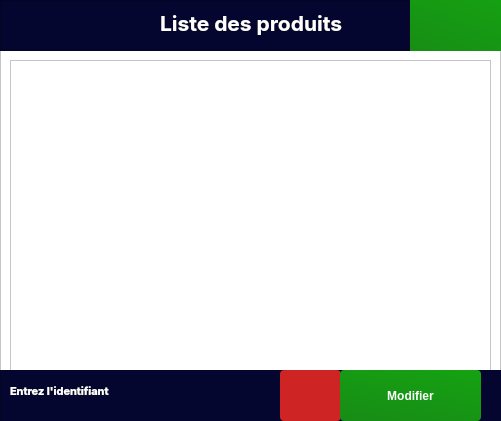
     <widget class="QFrame" name="frame_16">
      <property name="geometry">
       <rect>
        <x>490</x>
        <y>10</y>
        <width>501</width>
        <height>421</height>
       </rect>
      </property>
      <property name="styleSheet">
       <string notr="true">background:white</string>
      </property>
      <property name="frameShape">
       <enum>QFrame::StyledPanel</enum>
      </property>
      <property name="frameShadow">
       <enum>QFrame::Raised</enum>
      </property>
      <widget class="QFrame" name="frame_17">
       <property name="geometry">
        <rect>
         <x>0</x>
         <y>0</y>
         <width>501</width>
         <height>51</height>
        </rect>
       </property>
       <property name="styleSheet">
        <string notr="true">background-color: rgb(4, 6, 47);</string>
       </property>
       <property name="frameShape">
        <enum>QFrame::StyledPanel</enum>
       </property>
       <property name="frameShadow">
        <enum>QFrame::Raised</enum>
       </property>
       <widget class="QLabel" name="label_18">
        <property name="geometry">
         <rect>
          <x>160</x>
          <y>10</y>
          <width>214</width>
          <height>25</height>
         </rect>
        </property>
        <property name="palette">
         <palette>
          <active>
           <colorrole role="WindowText">
            <brush brushstyle="SolidPattern">
             <color alpha="255">
              <red>255</red>
              <green>255</green>
              <blue>255</blue>
             </color>
            </brush>
           </colorrole>
           <colorrole role="Button">
            <brush brushstyle="SolidPattern">
             <color alpha="255">
              <red>4</red>
              <green>6</green>
              <blue>47</blue>
             </color>
            </brush>
           </colorrole>
           <colorrole role="Text">
            <brush brushstyle="SolidPattern">
             <color alpha="255">
              <red>255</red>
              <green>255</green>
              <blue>255</blue>
             </color>
            </brush>
           </colorrole>
           <colorrole role="ButtonText">
            <brush brushstyle="SolidPattern">
             <color alpha="255">
              <red>255</red>
              <green>255</green>
              <blue>255</blue>
             </color>
            </brush>
           </colorrole>
           <colorrole role="Base">
            <brush brushstyle="SolidPattern">
             <color alpha="255">
              <red>4</red>
              <green>6</green>
              <blue>47</blue>
             </color>
            </brush>
           </colorrole>
           <colorrole role="Window">
            <brush brushstyle="SolidPattern">
             <color alpha="255">
              <red>4</red>
              <green>6</green>
              <blue>47</blue>
             </color>
            </brush>
           </colorrole>
           <colorrole role="PlaceholderText">
            <brush brushstyle="SolidPattern">
             <color alpha="255">
              <red>255</red>
              <green>255</green>
              <blue>255</blue>
             </color>
            </brush>
           </colorrole>
          </active>
          <inactive>
           <colorrole role="WindowText">
            <brush brushstyle="SolidPattern">
             <color alpha="255">
              <red>255</red>
              <green>255</green>
              <blue>255</blue>
             </color>
            </brush>
           </colorrole>
           <colorrole role="Button">
            <brush brushstyle="SolidPattern">
             <color alpha="255">
              <red>4</red>
              <green>6</green>
              <blue>47</blue>
             </color>
            </brush>
           </colorrole>
           <colorrole role="Text">
            <brush brushstyle="SolidPattern">
             <color alpha="255">
              <red>255</red>
              <green>255</green>
              <blue>255</blue>
             </color>
            </brush>
           </colorrole>
           <colorrole role="ButtonText">
            <brush brushstyle="SolidPattern">
             <color alpha="255">
              <red>255</red>
              <green>255</green>
              <blue>255</blue>
             </color>
            </brush>
           </colorrole>
           <colorrole role="Base">
            <brush brushstyle="SolidPattern">
             <color alpha="255">
              <red>4</red>
              <green>6</green>
              <blue>47</blue>
             </color>
            </brush>
           </colorrole>
           <colorrole role="Window">
            <brush brushstyle="SolidPattern">
             <color alpha="255">
              <red>4</red>
              <green>6</green>
              <blue>47</blue>
             </color>
            </brush>
           </colorrole>
           <colorrole role="PlaceholderText">
            <brush brushstyle="SolidPattern">
             <color alpha="255">
              <red>255</red>
              <green>255</green>
              <blue>255</blue>
             </color>
            </brush>
           </colorrole>
          </inactive>
          <disabled>
           <colorrole role="WindowText">
            <brush brushstyle="SolidPattern">
             <color alpha="255">
              <red>255</red>
              <green>255</green>
              <blue>255</blue>
             </color>
            </brush>
           </colorrole>
           <colorrole role="Button">
            <brush brushstyle="SolidPattern">
             <color alpha="255">
              <red>4</red>
              <green>6</green>
              <blue>47</blue>
             </color>
            </brush>
           </colorrole>
           <colorrole role="Text">
            <brush brushstyle="SolidPattern">
             <color alpha="255">
              <red>255</red>
              <green>255</green>
              <blue>255</blue>
             </color>
            </brush>
           </colorrole>
           <colorrole role="ButtonText">
            <brush brushstyle="SolidPattern">
             <color alpha="255">
              <red>255</red>
              <green>255</green>
              <blue>255</blue>
             </color>
            </brush>
           </colorrole>
           <colorrole role="Base">
            <brush brushstyle="SolidPattern">
             <color alpha="255">
              <red>4</red>
              <green>6</green>
              <blue>47</blue>
             </color>
            </brush>
           </colorrole>
           <colorrole role="Window">
            <brush brushstyle="SolidPattern">
             <color alpha="255">
              <red>4</red>
              <green>6</green>
              <blue>47</blue>
             </color>
            </brush>
           </colorrole>
           <colorrole role="PlaceholderText">
            <brush brushstyle="SolidPattern">
             <color alpha="255">
              <red>255</red>
              <green>255</green>
              <blue>255</blue>
             </color>
            </brush>
           </colorrole>
          </disabled>
         </palette>
        </property>
        <property name="font">
         <font>
          <family>Inter</family>
          <pointsize>6</pointsize>
          <weight>75</weight>
          <bold>true</bold>
         </font>
        </property>
        <property name="styleSheet">
         <string notr="true">color: rgb(255, 255, 255);</string>
        </property>
        <property name="text">
         <string>&lt;html&gt;&lt;head/&gt;&lt;body&gt;&lt;p&gt;&lt;span style=&quot; font-size:16pt;&quot;&gt;Liste des produits&lt;/span&gt;&lt;/p&gt;&lt;/body&gt;&lt;/html&gt;</string>
        </property>
       </widget>
       <widget class="QLabel" name="icolist">
        <property name="geometry">
         <rect>
          <x>110</x>
          <y>10</y>
          <width>51</width>
          <height>31</height>
         </rect>
        </property>
        <property name="palette">
         <palette>
          <active>
           <colorrole role="WindowText">
            <brush brushstyle="SolidPattern">
             <color alpha="255">
              <red>255</red>
              <green>255</green>
              <blue>255</blue>
             </color>
            </brush>
           </colorrole>
           <colorrole role="Button">
            <brush brushstyle="SolidPattern">
             <color alpha="255">
              <red>4</red>
              <green>6</green>
              <blue>47</blue>
             </color>
            </brush>
           </colorrole>
           <colorrole role="Text">
            <brush brushstyle="SolidPattern">
             <color alpha="255">
              <red>255</red>
              <green>255</green>
              <blue>255</blue>
             </color>
            </brush>
           </colorrole>
           <colorrole role="ButtonText">
            <brush brushstyle="SolidPattern">
             <color alpha="255">
              <red>255</red>
              <green>255</green>
              <blue>255</blue>
             </color>
            </brush>
           </colorrole>
           <colorrole role="Base">
            <brush brushstyle="SolidPattern">
             <color alpha="255">
              <red>4</red>
              <green>6</green>
              <blue>47</blue>
             </color>
            </brush>
           </colorrole>
           <colorrole role="Window">
            <brush brushstyle="SolidPattern">
             <color alpha="255">
              <red>4</red>
              <green>6</green>
              <blue>47</blue>
             </color>
            </brush>
           </colorrole>
           <colorrole role="PlaceholderText">
            <brush brushstyle="SolidPattern">
             <color alpha="255">
              <red>255</red>
              <green>255</green>
              <blue>255</blue>
             </color>
            </brush>
           </colorrole>
          </active>
          <inactive>
           <colorrole role="WindowText">
            <brush brushstyle="SolidPattern">
             <color alpha="255">
              <red>255</red>
              <green>255</green>
              <blue>255</blue>
             </color>
            </brush>
           </colorrole>
           <colorrole role="Button">
            <brush brushstyle="SolidPattern">
             <color alpha="255">
              <red>4</red>
              <green>6</green>
              <blue>47</blue>
             </color>
            </brush>
           </colorrole>
           <colorrole role="Text">
            <brush brushstyle="SolidPattern">
             <color alpha="255">
              <red>255</red>
              <green>255</green>
              <blue>255</blue>
             </color>
            </brush>
           </colorrole>
           <colorrole role="ButtonText">
            <brush brushstyle="SolidPattern">
             <color alpha="255">
              <red>255</red>
              <green>255</green>
              <blue>255</blue>
             </color>
            </brush>
           </colorrole>
           <colorrole role="Base">
            <brush brushstyle="SolidPattern">
             <color alpha="255">
              <red>4</red>
              <green>6</green>
              <blue>47</blue>
             </color>
            </brush>
           </colorrole>
           <colorrole role="Window">
            <brush brushstyle="SolidPattern">
             <color alpha="255">
              <red>4</red>
              <green>6</green>
              <blue>47</blue>
             </color>
            </brush>
           </colorrole>
           <colorrole role="PlaceholderText">
            <brush brushstyle="SolidPattern">
             <color alpha="255">
              <red>255</red>
              <green>255</green>
              <blue>255</blue>
             </color>
            </brush>
           </colorrole>
          </inactive>
          <disabled>
           <colorrole role="WindowText">
            <brush brushstyle="SolidPattern">
             <color alpha="255">
              <red>255</red>
              <green>255</green>
              <blue>255</blue>
             </color>
            </brush>
           </colorrole>
           <colorrole role="Button">
            <brush brushstyle="SolidPattern">
             <color alpha="255">
              <red>4</red>
              <green>6</green>
              <blue>47</blue>
             </color>
            </brush>
           </colorrole>
           <colorrole role="Text">
            <brush brushstyle="SolidPattern">
             <color alpha="255">
              <red>255</red>
              <green>255</green>
              <blue>255</blue>
             </color>
            </brush>
           </colorrole>
           <colorrole role="ButtonText">
            <brush brushstyle="SolidPattern">
             <color alpha="255">
              <red>255</red>
              <green>255</green>
              <blue>255</blue>
             </color>
            </brush>
           </colorrole>
           <colorrole role="Base">
            <brush brushstyle="SolidPattern">
             <color alpha="255">
              <red>4</red>
              <green>6</green>
              <blue>47</blue>
             </color>
            </brush>
           </colorrole>
           <colorrole role="Window">
            <brush brushstyle="SolidPattern">
             <color alpha="255">
              <red>4</red>
              <green>6</green>
              <blue>47</blue>
             </color>
            </brush>
           </colorrole>
           <colorrole role="PlaceholderText">
            <brush brushstyle="SolidPattern">
             <color alpha="255">
              <red>255</red>
              <green>255</green>
              <blue>255</blue>
             </color>
            </brush>
           </colorrole>
          </disabled>
         </palette>
        </property>
        <property name="font">
         <font>
          <family>Inter</family>
          <pointsize>6</pointsize>
          <weight>75</weight>
          <bold>true</bold>
         </font>
        </property>
        <property name="styleSheet">
         <string notr="true">color: rgb(255, 255, 255);</string>
        </property>
        <property name="text">
         <string/>
        </property>
       </widget>
       <widget class="QPushButton" name="savepost">
        <property name="geometry">
         <rect>
          <x>410</x>
          <y>-10</y>
          <width>91</width>
          <height>71</height>
         </rect>
        </property>
        <property name="font">
         <font>
          <pointsize>9</pointsize>
          <weight>75</weight>
          <bold>true</bold>
         </font>
        </property>
        <property name="cursor">
         <cursorShape>PointingHandCursor</cursorShape>
        </property>
        <property name="styleSheet">
         <string notr="true">background-color: qlineargradient(spread:pad, x1:0, y1:2, x2:1, y2:0, stop:0 rgb(25, 125, 24), stop:1  rgb(21, 162, 18));
color:white;
border-radius:4px;
border:solid 4px;
border-color: red;</string>
        </property>
        <property name="text">
         <string/>
        </property>
        <property name="icon">
         <iconset>
          <normaloff>../../../.designer/backup/imgs/save.svg</normaloff>../../../.designer/backup/imgs/save.svg</iconset>
        </property>
        <property name="iconSize">
         <size>
          <width>30</width>
          <height>30</height>
         </size>
        </property>
       </widget>
      </widget>
      <widget class="QTableWidget" name="listall">
       <property name="geometry">
        <rect>
         <x>10</x>
         <y>60</y>
         <width>481</width>
         <height>311</height>
        </rect>
       </property>
      </widget>
      <widget class="QFrame" name="frame_19">
       <property name="geometry">
        <rect>
         <x>0</x>
         <y>370</y>
         <width>531</width>
         <height>61</height>
        </rect>
       </property>
       <property name="styleSheet">
        <string notr="true">background-color: rgb(4, 6, 47);</string>
       </property>
       <property name="frameShape">
        <enum>QFrame::StyledPanel</enum>
       </property>
       <property name="frameShadow">
        <enum>QFrame::Raised</enum>
       </property>
       <widget class="QPushButton" name="resetdef">
        <property name="geometry">
         <rect>
          <x>280</x>
          <y>0</y>
          <width>61</width>
          <height>51</height>
         </rect>
        </property>
        <property name="font">
         <font>
          <pointsize>9</pointsize>
          <weight>75</weight>
          <bold>true</bold>
         </font>
        </property>
        <property name="cursor">
         <cursorShape>PointingHandCursor</cursorShape>
        </property>
        <property name="styleSheet">
         <string notr="true">background-color: rgb(206, 36, 36);
color:white;
border-radius:4px</string>
        </property>
        <property name="text">
         <string/>
        </property>
       </widget>
       <widget class="QPushButton" name="addstock">
        <property name="geometry">
         <rect>
          <x>340</x>
          <y>0</y>
          <width>141</width>
          <height>51</height>
         </rect>
        </property>
        <property name="font">
         <font>
          <pointsize>9</pointsize>
          <weight>75</weight>
          <bold>true</bold>
         </font>
        </property>
        <property name="cursor">
         <cursorShape>PointingHandCursor</cursorShape>
        </property>
        <property name="styleSheet">
         <string notr="true">background-color: qlineargradient(spread:pad, x1:0, y1:2, x2:1, y2:0, stop:0 rgb(25, 125, 24), stop:1  rgb(21, 162, 18));
color:white;
border-radius:4px;
border:solid 4px;
border-color: red;</string>
        </property>
        <property name="text">
         <string>Modifier</string>
        </property>
       </widget>
       <widget class="QLabel" name="label_19">
        <property name="geometry">
         <rect>
          <x>10</x>
          <y>10</y>
          <width>111</width>
          <height>21</height>
         </rect>
        </property>
        <property name="font">
         <font>
          <family>Inter</family>
          <pointsize>8</pointsize>
          <weight>75</weight>
          <bold>true</bold>
         </font>
        </property>
        <property name="styleSheet">
         <string notr="true">color:white;</string>
        </property>
        <property name="text">
         <string>Entrez l'identifiant</string>
        </property>
       </widget>
      </widget>
     </widget>
